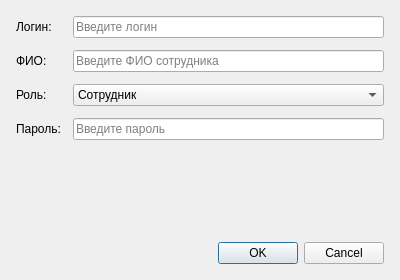
<?xml version="1.0" encoding="UTF-8"?>
<ui version="4.0">
 <class>UserDialog</class>
 <widget class="QDialog" name="UserDialog">
  <property name="geometry">
   <rect>
    <x>0</x>
    <y>0</y>
    <width>400</width>
    <height>280</height>
   </rect>
  </property>
  <property name="windowTitle">
   <string>Пользователь</string>
  </property>
  <layout class="QVBoxLayout" name="verticalLayout">
   <property name="spacing"><number>12</number></property>
   <property name="leftMargin"><number>16</number></property>
   <property name="topMargin"><number>16</number></property>
   <property name="rightMargin"><number>16</number></property>
   <property name="bottomMargin"><number>16</number></property>
   <item>
    <layout class="QFormLayout" name="formLayout">
     <property name="spacing"><number>12</number></property>
     <item row="0" column="0">
      <widget class="QLabel" name="lblLogin">
       <property name="text">
        <string>Логин:</string>
       </property>
       <property name="minimumWidth">
        <number>100</number>
       </property>
      </widget>
     </item>
     <item row="0" column="1">
      <widget class="QLineEdit" name="editLogin">
       <property name="placeholderText">
        <string>Введите логин</string>
       </property>
      </widget>
     </item>
     <item row="1" column="0">
      <widget class="QLabel" name="lblFullName">
       <property name="text">
        <string>ФИО:</string>
       </property>
      </widget>
     </item>
     <item row="1" column="1">
      <widget class="QLineEdit" name="editFullName">
       <property name="placeholderText">
        <string>Введите ФИО сотрудника</string>
       </property>
      </widget>
     </item>
     <item row="2" column="0">
      <widget class="QLabel" name="lblRole">
       <property name="text">
        <string>Роль:</string>
       </property>
      </widget>
     </item>
     <item row="2" column="1">
      <widget class="QComboBox" name="comboRole">
       <item>
        <property name="text">
         <string>Сотрудник</string>
        </property>
       </item>
       <item>
        <property name="text">
         <string>Администратор</string>
        </property>
       </item>
      </widget>
     </item>
     <item row="3" column="0">
      <widget class="QLabel" name="lblPassword">
       <property name="text">
        <string>Пароль:</string>
       </property>
      </widget>
     </item>
     <item row="3" column="1">
      <widget class="QLineEdit" name="editPassword">
       <property name="echoMode">
        <enum>QLineEdit::Password</enum>
       </property>
       <property name="placeholderText">
        <string>Введите пароль</string>
       </property>
      </widget>
     </item>
    </layout>
   </item>
   <item>
    <spacer>
     <property name="orientation">
      <enum>Qt::Vertical</enum>
     </property>
     <property name="sizeHint" stdset="0">
      <size>
       <width>20</width>
       <height>20</height>
      </size>
     </property>
    </spacer>
   </item>
   <item>
    <widget class="QDialogButtonBox" name="buttonBox">
     <property name="orientation">
      <enum>Qt::Horizontal</enum>
     </property>
     <property name="standardButtons">
      <set>QDialogButtonBox::Cancel|QDialogButtonBox::Ok</set>
     </property>
    </widget>
   </item>
  </layout>
 </widget>
 <resources/>
 <connections/>
</ui>
